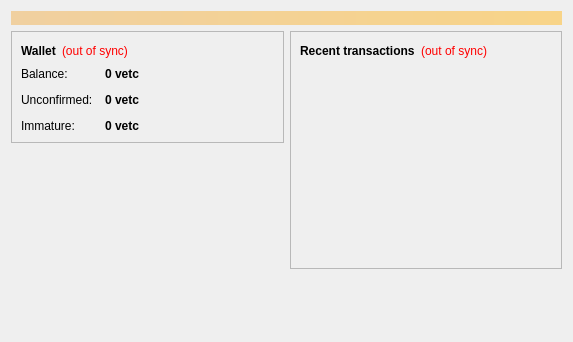
<?xml version="1.0" encoding="UTF-8"?>
<ui version="4.0">
 <class>OverviewPage</class>
 <widget class="QWidget" name="OverviewPage">
  <property name="geometry">
   <rect>
    <x>0</x>
    <y>0</y>
    <width>573</width>
    <height>342</height>
   </rect>
  </property>
  <property name="windowTitle">
   <string>Form</string>
  </property>
  <layout class="QVBoxLayout" name="topLayout">
   <item>
    <widget class="QLabel" name="labelAlerts">
     <property name="visible">
      <bool>false</bool>
     </property>
     <property name="styleSheet">
      <string notr="true">background-color: qlineargradient(x1: 0, y1: 0, x2: 1, y2: 0, stop:0 #F0D0A0, stop:1 #F8D488); color:#000000;</string>
     </property>
     <property name="wordWrap">
      <bool>true</bool>
     </property>
     <property name="margin">
      <number>3</number>
     </property>
    </widget>
   </item>
   <item>
    <layout class="QHBoxLayout" name="horizontalLayout" stretch="1,1">
     <item>
      <layout class="QVBoxLayout" name="verticalLayout_2">
       <item>
        <widget class="QFrame" name="frame">
         <property name="frameShape">
          <enum>QFrame::StyledPanel</enum>
         </property>
         <property name="frameShadow">
          <enum>QFrame::Raised</enum>
         </property>
         <layout class="QVBoxLayout" name="verticalLayout_4">
          <item>
           <layout class="QHBoxLayout" name="horizontalLayout_4">
            <item>
             <widget class="QLabel" name="label_5">
              <property name="font">
               <font>
                <weight>75</weight>
                <bold>true</bold>
               </font>
              </property>
              <property name="text">
               <string>Wallet</string>
              </property>
             </widget>
            </item>
            <item>
             <widget class="QLabel" name="labelWalletStatus">
              <property name="toolTip">
               <string>The displayed information may be out of date. Your wallet automatically synchronizes with the Vetcoin network after a connection is established, but this process has not completed yet.</string>
              </property>
              <property name="styleSheet">
               <string notr="true">QLabel { color: red; }</string>
              </property>
              <property name="text">
               <string notr="true">(out of sync)</string>
              </property>
              <property name="alignment">
               <set>Qt::AlignLeading|Qt::AlignLeft|Qt::AlignVCenter</set>
              </property>
             </widget>
            </item>
            <item>
             <spacer name="horizontalSpacer_2">
              <property name="orientation">
               <enum>Qt::Horizontal</enum>
              </property>
              <property name="sizeHint" stdset="0">
               <size>
                <width>40</width>
                <height>20</height>
               </size>
              </property>
             </spacer>
            </item>
           </layout>
          </item>
          <item>
           <layout class="QFormLayout" name="formLayout_2">
            <property name="fieldGrowthPolicy">
             <enum>QFormLayout::AllNonFixedFieldsGrow</enum>
            </property>
            <property name="horizontalSpacing">
             <number>12</number>
            </property>
            <property name="verticalSpacing">
             <number>12</number>
            </property>
            <item row="0" column="0">
             <widget class="QLabel" name="label">
              <property name="text">
               <string>Balance:</string>
              </property>
             </widget>
            </item>
            <item row="0" column="1">
             <widget class="QLabel" name="labelBalance">
              <property name="font">
               <font>
                <weight>75</weight>
                <bold>true</bold>
               </font>
              </property>
              <property name="cursor">
               <cursorShape>IBeamCursor</cursorShape>
              </property>
              <property name="toolTip">
               <string>Your current balance</string>
              </property>
              <property name="text">
               <string notr="true">0 vetc</string>
              </property>
              <property name="textInteractionFlags">
               <set>Qt::LinksAccessibleByMouse|Qt::TextSelectableByKeyboard|Qt::TextSelectableByMouse</set>
              </property>
             </widget>
            </item>
            <item row="1" column="0">
             <widget class="QLabel" name="label_3">
              <property name="text">
               <string>Unconfirmed:</string>
              </property>
             </widget>
            </item>
            <item row="1" column="1">
             <widget class="QLabel" name="labelUnconfirmed">
              <property name="font">
               <font>
                <weight>75</weight>
                <bold>true</bold>
               </font>
              </property>
              <property name="cursor">
               <cursorShape>IBeamCursor</cursorShape>
              </property>
              <property name="toolTip">
               <string>Total of transactions that have yet to be confirmed, and do not yet count toward the current balance</string>
              </property>
              <property name="text">
               <string notr="true">0 vetc</string>
              </property>
              <property name="textInteractionFlags">
               <set>Qt::LinksAccessibleByMouse|Qt::TextSelectableByKeyboard|Qt::TextSelectableByMouse</set>
              </property>
             </widget>
            </item>
            <item row="2" column="0">
             <widget class="QLabel" name="labelImmatureText">
              <property name="text">
               <string>Immature:</string>
              </property>
             </widget>
            </item>
            <item row="2" column="1">
             <widget class="QLabel" name="labelImmature">
              <property name="font">
               <font>
                <weight>75</weight>
                <bold>true</bold>
               </font>
              </property>
              <property name="toolTip">
               <string>Mined balance that has not yet matured</string>
              </property>
              <property name="text">
               <string notr="true">0 vetc</string>
              </property>
              <property name="textInteractionFlags">
               <set>Qt::LinksAccessibleByMouse|Qt::TextSelectableByKeyboard|Qt::TextSelectableByMouse</set>
              </property>
             </widget>
            </item>
           </layout>
          </item>
         </layout>
        </widget>
       </item>
       <item>
        <spacer name="verticalSpacer">
         <property name="orientation">
          <enum>Qt::Vertical</enum>
         </property>
         <property name="sizeHint" stdset="0">
          <size>
           <width>20</width>
           <height>40</height>
          </size>
         </property>
        </spacer>
       </item>
      </layout>
     </item>
     <item>
      <layout class="QVBoxLayout" name="verticalLayout_3">
       <item>
        <widget class="QFrame" name="frame_2">
         <property name="frameShape">
          <enum>QFrame::StyledPanel</enum>
         </property>
         <property name="frameShadow">
          <enum>QFrame::Raised</enum>
         </property>
         <layout class="QVBoxLayout" name="verticalLayout">
          <item>
           <layout class="QHBoxLayout" name="horizontalLayout_2">
            <item>
             <widget class="QLabel" name="label_4">
              <property name="text">
               <string>&lt;b&gt;Recent transactions&lt;/b&gt;</string>
              </property>
             </widget>
            </item>
            <item>
             <widget class="QLabel" name="labelTransactionsStatus">
              <property name="toolTip">
               <string>The displayed information may be out of date. Your wallet automatically synchronizes with the Vetcoin network after a connection is established, but this process has not completed yet.</string>
              </property>
              <property name="styleSheet">
               <string notr="true">QLabel { color: red; }</string>
              </property>
              <property name="text">
               <string notr="true">(out of sync)</string>
              </property>
              <property name="alignment">
               <set>Qt::AlignRight|Qt::AlignTrailing|Qt::AlignVCenter</set>
              </property>
             </widget>
            </item>
            <item>
             <spacer name="horizontalSpacer">
              <property name="orientation">
               <enum>Qt::Horizontal</enum>
              </property>
              <property name="sizeHint" stdset="0">
               <size>
                <width>40</width>
                <height>20</height>
               </size>
              </property>
             </spacer>
            </item>
           </layout>
          </item>
          <item>
           <widget class="QListView" name="listTransactions">
            <property name="styleSheet">
             <string notr="true">QListView { background: transparent; }</string>
            </property>
            <property name="frameShape">
             <enum>QFrame::NoFrame</enum>
            </property>
            <property name="verticalScrollBarPolicy">
             <enum>Qt::ScrollBarAlwaysOff</enum>
            </property>
            <property name="horizontalScrollBarPolicy">
             <enum>Qt::ScrollBarAlwaysOff</enum>
            </property>
            <property name="selectionMode">
             <enum>QAbstractItemView::NoSelection</enum>
            </property>
           </widget>
          </item>
         </layout>
        </widget>
       </item>
       <item>
        <spacer name="verticalSpacer_2">
         <property name="orientation">
          <enum>Qt::Vertical</enum>
         </property>
         <property name="sizeHint" stdset="0">
          <size>
           <width>20</width>
           <height>40</height>
          </size>
         </property>
        </spacer>
       </item>
      </layout>
     </item>
    </layout>
   </item>
  </layout>
 </widget>
 <resources/>
 <connections/>
</ui>
